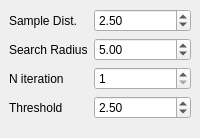
  <widget class="QDockWidget" name="partExtractorParamsDock">
   <property name="minimumSize">
    <size>
     <width>175</width>
     <height>138</height>
    </size>
   </property>
   <property name="features">
    <set>QDockWidget::DockWidgetClosable</set>
   </property>
   <property name="allowedAreas">
    <set>Qt::RightDockWidgetArea</set>
   </property>
   <property name="windowTitle">
    <string>Part Extractor</string>
   </property>
   <attribute name="dockWidgetArea">
    <number>2</number>
   </attribute>
   <widget class="QWidget" name="partExtractorParamsContent">
    <property name="minimumSize">
     <size>
      <width>175</width>
      <height>0</height>
     </size>
    </property>
    <layout class="QFormLayout" name="formLayout_7">
     <property name="fieldGrowthPolicy">
      <enum>QFormLayout::AllNonFixedFieldsGrow</enum>
     </property>
     <item row="0" column="0">
      <widget class="QLabel" name="lblPESampleDist">
       <property name="minimumSize">
        <size>
         <width>75</width>
         <height>0</height>
        </size>
       </property>
       <property name="text">
        <string>Sample Dist.</string>
       </property>
      </widget>
     </item>
     <item row="0" column="1">
      <widget class="QDoubleSpinBox" name="sbPESampleDist">
       <property name="minimum">
        <double>0.010000000000000</double>
       </property>
       <property name="maximum">
        <double>100.000000000000000</double>
       </property>
       <property name="value">
        <double>2.500000000000000</double>
       </property>
      </widget>
     </item>
     <item row="2" column="0">
      <widget class="QLabel" name="lblPENIter">
       <property name="minimumSize">
        <size>
         <width>75</width>
         <height>0</height>
        </size>
       </property>
       <property name="text">
        <string>N iteration</string>
       </property>
      </widget>
     </item>
     <item row="2" column="1">
      <widget class="QSpinBox" name="sbPENIter">
       <property name="minimum">
        <number>1</number>
       </property>
       <property name="maximum">
        <number>10000</number>
       </property>
       <property name="value">
        <number>1</number>
       </property>
      </widget>
     </item>
     <item row="1" column="0">
      <widget class="QLabel" name="lblPESearchRadius">
       <property name="text">
        <string>Search Radius</string>
       </property>
      </widget>
     </item>
     <item row="1" column="1">
      <widget class="QDoubleSpinBox" name="sbPESearchRadius">
       <property name="minimum">
        <double>0.100000000000000</double>
       </property>
       <property name="maximum">
        <double>10000.000000000000000</double>
       </property>
       <property name="singleStep">
        <double>0.500000000000000</double>
       </property>
       <property name="value">
        <double>5.000000000000000</double>
       </property>
      </widget>
     </item>
     <item row="3" column="0">
      <widget class="QLabel" name="lblPEThreshold">
       <property name="text">
        <string>Threshold</string>
       </property>
      </widget>
     </item>
     <item row="3" column="1">
      <widget class="QDoubleSpinBox" name="sbPEThreshold">
       <property name="maximum">
        <double>10000.000000000000000</double>
       </property>
       <property name="value">
        <double>2.500000000000000</double>
       </property>
      </widget>
     </item>
    </layout>
   </widget>
  </widget>
